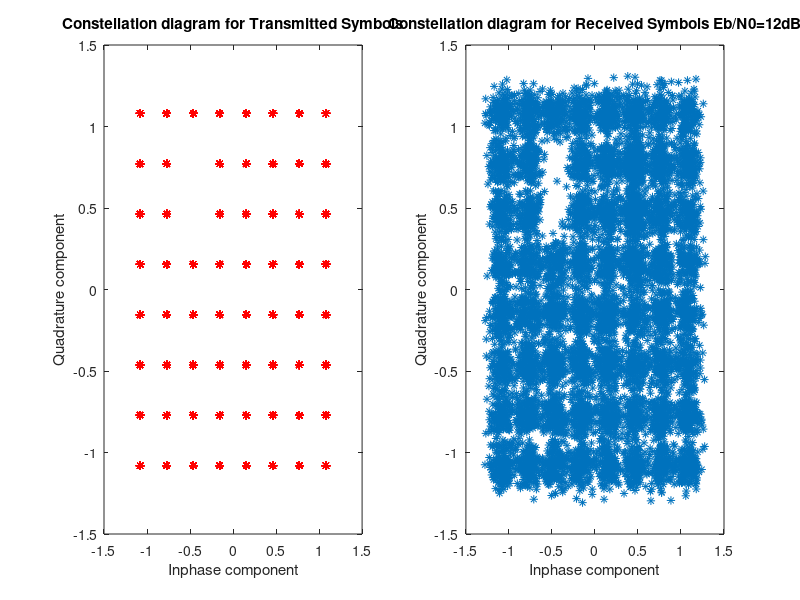
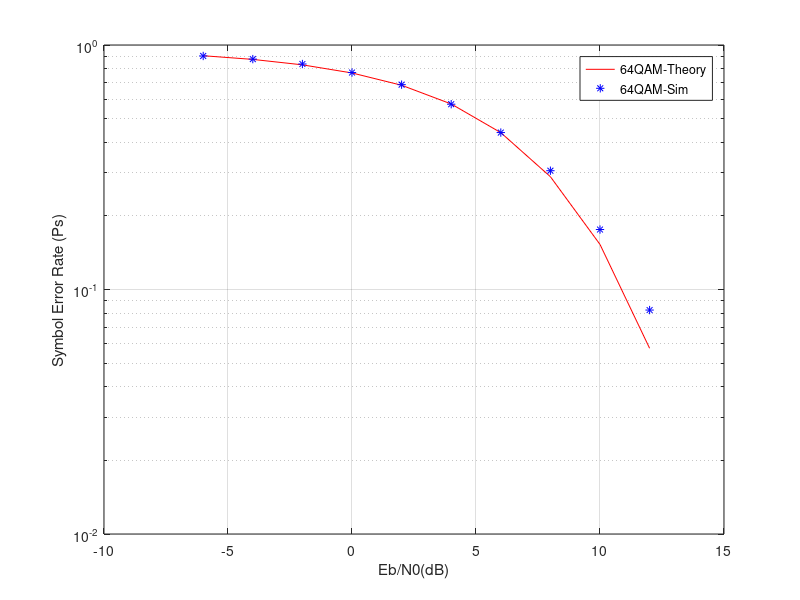

The MATLAB source for these figures, in order:
clear;clc; %---------Input Fields-----------------------
N=10000; %Number of input symbols 
EbN0dB = -6:2:12; %Define EbN0dB range for simulation

%--------------------------------------------
M=64; %for 64-QAM modulation. 
refArray =1/sqrt(42)*[-7+7j,-5+7j,-1+7j,-3+7j,7+7j,5+7j,1+7j,3+7j,-7+5j,-5+5j,-1+5j,3+5j,7+5j,5+5j,1+5j,3+5j,-7+j, -5+j, -1+j, -3+j, 7+j, 5+j, 1+j, 3+j,-7+3j,-5+3j,-1+3j,3+3j,7+3j,5+3j,1+3j,3+3j,-7-7j,-5-7j,-1-7j,-3-7j,7-7j,5-7j,1-7j,3-7j,-7-5j,-5-5j,-1-5j,-3-5j,7-5j,5-5j,1-5j,3-5j,-7-j, -5-j, -1-j, -3-j, 7-j, 5-j, 1-j, 3-j,-7-3j,-5-3j,-1-3j,-3-3j,7-3j,5-3j,1-3j,3-3j]; 
symErrSimulated = zeros(1,length(EbN0dB)); 

k=log2(M); 
EsN0dB = EbN0dB + 10*log10(k);
 
%---Generating a uniformly distributed random numbers in the set [0,1,2,..,M-1] 
data=ceil(M.*rand(N,1))-1; 
s=refArray(data+1); %64-QAM Constellation mapping with Gray coding
%--- Reference Constellation for demodulation and Error rate computation-
refI = real(refArray); 
refQ = imag(refArray);
 
%---Place holder for Symbol Error values for each Es/N0 for particular M value-
index=1; 
figure(1); 
subplot(1,2,1); 
plot(real(s),imag(s),'r*'); 
title('Constellation diagram for Transmitted Symbols'); 
xlabel('Inphase component'); 
ylabel('Quadrature component'); 
subplot(1,2,2);

for x=EsN0dB, %------------------------------------------
    %Channel Noise for various Es/N0 
    %------------------------------------------
    %Adding noise with variance according to the required Es/N0 
    noiseVariance = 1/(10.^(x/10));
    %Standard deviation for AWGN Noise 
    noiseSigma = sqrt(noiseVariance/2); 
    %Creating a complex noise for adding with M-QAM modulated signal 
    %Noise is complex since M-QAM is in complex representation 
    noise = noiseSigma*(randn(size(s))+1i*randn(size(s))); 
    received = s + noise;
 
 %-------------I-Q Branching--------------
 r_i = real(received); 
 r_q = imag(received); 
 %---Decision Maker-Compute (r_i-s_i)^2+(r_q-s_q)^2 and choose the smallest 
 r_i_repmat = repmat(r_i,M,1); 
 r_q_repmat = repmat(r_q,M,1); 
 plot(r_i,r_q,'*'); 
 title(['Constellation diagram for Received Symbols Eb/N0=' num2str(x-10*log10(k)) 'dB']); 
 xlabel('Inphase component'); 
 ylabel('Quadrature component'); 
 pause; 
 distance = zeros(M,N); %place holder for distance metric 
 minDistIndex=zeros(N,1);
 for j=1:N %---Distance computation - (r_i-s_i)^2+(r_q-s_q)^2 -------------
     distance(:,j) = (r_i_repmat(:,j)-refI').^2+(r_q_repmat(:,j)-refQ').^2; 
     %---capture the index in the array where the minimum distance occurs
     [dummy,minDistIndex(j)]=min(distance(:,j)); 
 end
 y = minDistIndex - 1;%The index becomes the decoded symbol
 %--------------Symbol Error Rate Calculation------------------------------
 dataCap = y; 
 symErrSimulated(1,index) = sum(dataCap~=data)/N; 
 index=index+1; 
end 
%----- Compute Theoretical Symbol Error Rates --------------------
EbN0lin = 10.^(EbN0dB/10); 
symErrTheory = (1-(1-(sqrt(M)-1)/sqrt(M)*erfc(sqrt(3/2*k*EbN0lin/(M-1)))).^2);
 
%---------------Plotting commands-----------------------   
figure(3); 
semilogy(EbN0dB,symErrTheory,'r-');
hold on; 
semilogy(EbN0dB,symErrSimulated,'b*'); 
legend('64QAM-Theory','64QAM-Sim'); 
xlabel('Eb/N0(dB)'); 
ylabel('Symbol Error Rate (Ps)'); 
grid on; 
 

 
